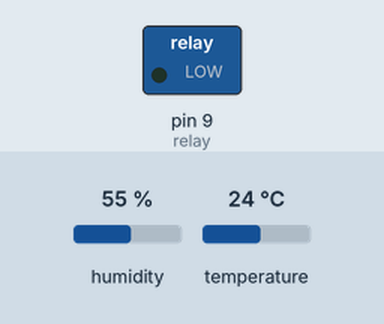
This sketch was run on a simulated Arduino Uno, built with avr-gcc and run on an emulated ATmega328P. Parts: switched loads named in the sketch (green lamp = pin HIGH). The inputs (shaded band) are chosen by the test bench; at power-on: humidity 55 %, temperature 24 °C. What the sketch prints to the serial monitor is not drawn.

Above: at 0.17 s.
Timing chart, 0 to 1.8 s (numbered marks = the images above):
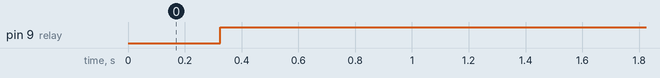

The sketch:

sih_mattress.ino
```cpp
#include <dht.h>

dht DHT;

#define DHT11_PIN A1
#define relay 9
#define ref_temperature 28
void setup(){
  Serial.begin(9600);
  pinMode(relay,OUTPUT);
  pinMode(DHT11_PIN,INPUT);
  //DHT.begin();
}
int error=0;
void loop()
{
   DHT.read11(DHT11_PIN);
  Serial.print("Temperature = ");
  Serial.println(DHT.temperature);

  delay(300);
  error=ref_temperature-DHT.temperature;
  Serial.print("ERROR = ");
  Serial.println(error);
  if (error>=2)
  digitalWrite(relay,HIGH);
  else if(error<=0)
  digitalWrite(relay,LOW);
  else
  digitalWrite(relay,HIGH);
}
```

Measured:
- by itself, pin 9 (relay): LOW → HIGH at 0.32 s
